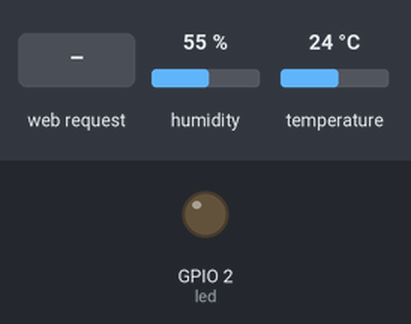
The sketch below on a simulated ESP8266 (Wemos D1 mini). Parts: output pins drawn as LEDs (lit = HIGH). Inputs (shaded band) come from the test bench; at power-on: humidity 55 %, temperature 24 °C. WiFi joins after 1.5 s; servers stay silent unless stated; what the sketch prints to the serial monitor is not drawn.

Above: at 2.7 s.
2.8 s: HTTP request GET /?GPIO2=0 received
At 4.2 s:
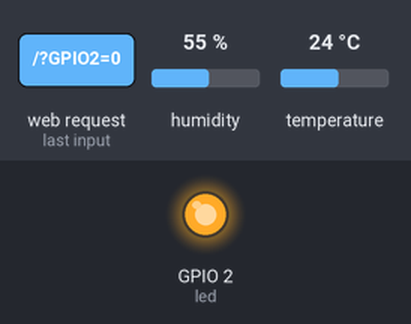
5.5 s: HTTP request GET /?GPIO2=1 received
At 6.6 s:
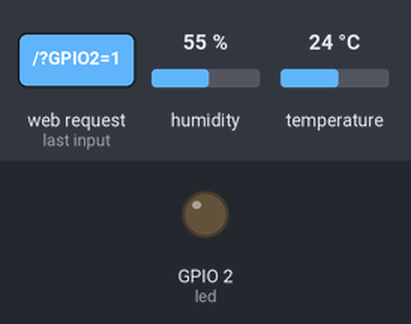
Timing chart, 0 to 8.5 s (numbered marks = the images above; inputs shaded):
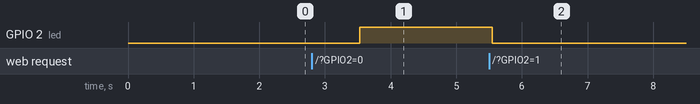

The sketch:

NesIsle.ino
```cpp
// Sketch pour piloter la led integree a la Wemos D1 mini depuis le reseau WiFi
#include <DHT.h>
#include <ESP8266WiFi.h>
#include <ESP8266WebServer.h>
const char* ssid = "DESKTOP-IKNUPBG 5829";          // Identifiant du WiFi que vous utilisez
const char* password = "0r/54E52";  // Mot de passe WiFi que vous utilisez
ESP8266WebServer server(80);        // On demande un serveur qui ecoute sur le port 80


#define DHTPIN 13          // Pin which is connected to the DHT sensor.
#define DHTTYPE DHT11     // DHT 11
float t;
float h;
DHT dht(DHTPIN, DHTTYPE);


int led = 2; // La diode LED intégrée à la carte est branchée sur la broche GPIO2 (D4)
String  etatGPIO2 = "ON";


//Ecrire une page Web HTML
String WebPage(){
  String page =R"(
<!DOCTYPE html>
<html lang="fr-FR">
  <head>
    <meta name="viewport" content="width=device-width, initial-scale=1.0" />
    <!-- <meta http-equiv="refresh" content="10" /> -->
    <title>SKETCH DEMO ESP8266 Web Server</title>
    <style>
      @import url("https://fonts.googleapis.com/css2?family=Poppins:ital,wght@0,600;0,700;0,800;0,900;1,600;1,700;1,800&display=swap");
      * {

        padding: 0;
        margin: 0;
        box-sizing: border-box;
        background-color:#F4F4F6;
        font-family:Bahnschrift;
      }
      a {
        color: inherit;
      }
      body {
        opacity: 85%;

        min-height: 100vh;

        color: #003B73;
      }
      #email,#password{
        width:500px;
        border-radius:4px;
        border:2px solid #003B73;
        margin:10px;
      }
      #submit_login{
        width:150px;
        border-radius:4px;
        border:2px solid #003B73;
        margin-top:10px;
        margin-left:10px;
      }
      #login_display{
        display:flex;
        flex-direction: column;
        align-items: center;
      }
      button {
        border-radius: 4px;
        outline: none;
        border: 1px solid #DB1F48;
        cursor: pointer;
        background-color: #DB1F48;
        color: #E8EEF1;
        padding:15px;
      }
      .button_in_middle{
        display:flex;
        margin-top:35%;
        justify-content:center;
      }
      #secured_page {
        display: none;
      }
      h1{
        color:#DB1F48;
      }
      #secured_page > h1 {

        margin-bottom: 60px;
        text-align: center;
      }
      #secured_page{
        font-family: Bahnschrift;
      }
      #secured_page,
      #unsecured_page {

        max-width: 900px;
        padding: 20px;
        margin: auto;
      }
      #unsecured_page {
        margin-top: 60px;
      }
      form {
        display: flex;
        flex-direction: column;
        gap: 10px;
      }
      input {
        padding: 8px;
      }
      input[type="submit"] {
        cursor: pointer;
      }
      #user{
        color:#003B73;
      }
      #user-content {
        align-items: center;
        justify-content: space-between;
        display: flex;
        gap: 7px;
      }
      #loader {
        position: absolute;
        left: 0;
        top: 0;
        right: 0;
        bottom: 0;
        background-color: #E8EEF1;
        align-items: center;
        justify-content: center;
        flex-direction: column;
        display: flex;
      }
      .lds-facebook {
        display: inline-block;
        position: relative;
        width: 80px;
        height: 80px;
      }
      .lds-facebook div {
        display: inline-block;
        position: absolute;
        left: 8px;
        width: 16px;
        background: #fff;
        animation: lds-facebook 1.2s cubic-bezier(0, 0.5, 0.5, 1) infinite;
      }
      .lds-facebook div:nth-child(1) {
        left: 8px;
        animation-delay: -0.24s;
      }
      .lds-facebook div:nth-child(2) {
        left: 32px;
        animation-delay: -0.12s;
      }
      .lds-facebook div:nth-child(3) {
        left: 56px;
        animation-delay: 0;
      }
      @keyframes lds-facebook {
        0% {
          top: 8px;
          height: 64px;
        }
        50%,
        100% {
          top: 24px;
          height: 32px;
        }
      }
      .card{
        border-radius: 7px;
        padding: 2%;
        margin-left:50px;
        margin-top: 5%;
        border: solid #004369 4px;
        background-image: url(test.jpg);
        background-size: 900px 500px;
        box-shadow: rgba(0, 0, 0, 0.35) 0px 5px 15px;
        width:700px;
        }
      #iset_ch {
        color: #003B73;
        font-style: italic;
        position: absolute;
        bottom: 6px;
        left: 0;
        right: 0;

        text-align: center;
      }
      #user-email {
        color: #003B73;
      }
      #myForm {
        margin-top: 20px;
        padding-left: 20px;
      }
      #command-etat {
        display: flex;
        gap: 10px;
        align-items: center;
        justify-content: space-between;
      }
      .title {
        font-size: 500%;
        font-weight: bold;
        text-align: center;
        color: #DB1F48;

      }
      #message {
        height: 20px;
        text-align: center;
        color: rgb(235, 46, 46);
      }
      #etat {
        width: 100px;
      }
      .color-orange {
        color: #003B73;
      }
    </style>
    <!-- Load the Firebase SDKs -->

    <script type="module">
      import { initializeApp } from "https://www.gstatic.com/firebasejs/9.17.2/firebase-app.js";
      import {
        getAuth,
        onAuthStateChanged,
        signInWithEmailAndPassword,
        signOut,
      } from "https://www.gstatic.com/firebasejs/9.17.2/firebase-auth.js";

    // TODO: Add SDKs for Firebase products that you want to use
    // https://firebase.google.com/docs/web/setup#available-libraries

    // Your web app's Firebase configuration
    const firebaseConfig = {
  apiKey: "AIzaSyDwRa0eay2B4-0VVmOsz4iA7r5U9VPyPQ0",
  authDomain: "nesisle.firebaseapp.com",
  projectId: "nesisle",
  storageBucket: "nesisle.appspot.com",
  messagingSenderId: "706593100103",
  appId: "1:706593100103:web:2e250f262d4399e5a77c62",
  measurementId: "G-JWTJJE7NXW"
};

    // Initialize Firebase
    const app = initializeApp(firebaseConfig);
      const auth = getAuth(app);

      const loginForm = document.getElementById("login-form");
      const submit_login_btn = document.getElementById("submit_login");
      const message = document.getElementById("message");

      loginForm.addEventListener("submit", (e) => {
        e.preventDefault();
        submit_login_btn.value = "Login...";
        submit_login_btn.disabled = true;
        // submit_login_btn.value = "login...";
        // submit_login_btn.disabled = true;
        message.value = "You are logged in";
        const email = loginForm.email.value;
        const password = loginForm.password.value;

        signInWithEmailAndPassword(auth, email, password)
          .then((userCredential) => {
            // User signed in successfully...
            const user = userCredential.user;
            console.log("Logged in user:", user);
            submit_login_btn.value = "Login";
            submit_login_btn.disabled = false;
          })
          .catch((error) => {
            // Handle login errors...
            console.error("Login failed:", error);
            message.innerText = "invalid email or password";
            submit_login_btn.value = "Login";
            submit_login_btn.disabled = false;
          });
      });
      const loader = document.getElementById("loader");
      const secured_page = document.getElementById("secured_page");
      const unsecured_page = document.getElementById("unsecured_page");
      const user_email_div = document.getElementById("user-email");

      onAuthStateChanged(auth, (user) => {
        if (user) {
          // User is logged in, show the protected form
          loader.style.display = "none";
          secured_page.style.display = "block";
          unsecured_page.style.display = "none";
          var userEmail = user.email;
          user_email_div.innerHTML = userEmail;
        } else {
          // User is not logged in, hide the protected form
          loader.style.display = "none";
          secured_page.style.display = "none";
          unsecured_page.style.display = "block";
        }
      });

      // Handle logout button click
      const logoutButton = document.getElementById("logoutButton");

      logoutButton.addEventListener("click", () => {
        signOut(auth);
      });


      const myForm = document.getElementById('myForm');
      const radioButtons = document.querySelectorAll('input[type=\"radio\"]');
      radioButtons.forEach((radioButton) => {
        radioButton.addEventListener('change', () => {
          myForm.submit();
        });
      });
      myForm.onsubmit((e) => {
        e.preventDefault();
      });
    </script>
</head>
  <body>
    <div id="loader">
      <h2>connecting to <span class="color-orange">firebase</span></h2>
      <div class="lds-facebook">
        <div></div>
        <div></div>
        <div></div>
      </div>
    </div>
    <div id="secured_page">
      <h1>ISET CHARGUIA</h1>
      <form method="POST" id="myForm" name="myForm">
        <div id="command-etat">
          <h3>Commande d'une LED sur GPIO</h3>
          <div id="etat">GPIO2 : <span>)";
            page+=etatGPIO2;
            page+=R"(
              </span></div>
        </div>
        <label>
          <input
            type="radio"
            name="GPIO2"
            value="1"

            id="ON"
          )";
          if (etatGPIO2 == "ON"){
            page+="checked";
            }
            page+=R"(
            />
            <span>ON</span>
          </label>
          <label>
            <input type='radio' name='GPIO2' value='0')";
            if (etatGPIO2 == "OFF"){
              page+="checked";
              }
              page+=R"(
              />
          <span> OFF</span>
        </label>
      </form>
      <div class="button_in_middle">
        <button id="logoutButton">logout</button>
      <div/
      <br /><br />
      <p id="iset_ch"><a href="#">ISET Charguia &copy;</a></p>
    </div>
    <div id="unsecured_page">
      <div class="card">
        <form method="POST" id="login-form">
          <h1 class="title">LOGIN</h1>
          <div id="message"></div>
          <div id="login_display">
            <label for="email" id="label_text">Email</label>
            <input type="email" name="email" id="email" required />
            <label for="password" id="label_text">Password</label>
            <input type="password" name="password" id="password" required />
            <input type="submit" value="login" id="submit_login" />
          </div>
        </form>
      </div>
    </div>
  </body>
</html>)";

return page;
}


void Soumettre() {
  // Actualise le GPIO
  String GPIOValue;
  GPIOValue = server.arg("GPIO2");
  Serial.print("Set GPIO to "); Serial.println(GPIOValue);
  if ( GPIOValue == "1" ) {
    digitalWrite(2, 0);
    etatGPIO2 = "ON";
    server.send ( 200, "text/html", WebPage() );
  } else if ( GPIOValue == "0" ) {
    digitalWrite(2, 1);
    etatGPIO2 = "OFF";
    server.send ( 200, "text/html", WebPage() );
  } else {
    Serial.println("Erreur Valeur LED");
  }
}
void Racine(){
  if ( server.hasArg("GPIO2") ) {
    Soumettre();
  } else {
    server.send ( 200, "text/html", WebPage() );
  }
}
void setup() {
  Serial.begin(115200);
  WiFi.begin(ssid, password);
  Serial.println("");
  dht.begin();


  // on attend d'etre connecté au WiFi avant de continuer
  while (WiFi.status() != WL_CONNECTED) {
    delay(500);
    Serial.print(".");
  }

  // on affiche l'adresse IP qui nous a ete attribuée
  Serial.println("");
  Serial.print("Addresse IP : ");
  Serial.println(WiFi.localIP());
  // on definit les points d'entree (les URL a saisir dans le navigateur web) et on affiche un simple texte
  server.on ( "/", Racine );

  // on demarre le serveur web
  server.begin();
  pinMode(led, OUTPUT);     // Initialise la broche GPIO2 comme une sortie
}

// Cette boucle s'exécute à l'infini
void loop() {
    // a chaque iteration, on appelle handleClient pour que les requetes soient traitees
  server.handleClient();
   delay(2000);  // Wait a few seconds between measurements.

   h = dht.readHumidity();
   t = dht.readTemperature();

  Serial.print("Humidity: ");
  Serial.print(h);
  Serial.print(" %\t");
  Serial.print("Temperature: ");
  Serial.print(t);
  Serial.println(" *C");
}
void handleRoot()
{
  String htmlpage = WebPage();
  htmlpage.replace("%%HUMIDITY%%", String(h));
  htmlpage.replace("%%TEMPERATURE%%", String(t));

  server.send(200, "text/html", htmlpage);
}
```

Measured:
- after the input at 2.8 s, GPIO 2 (led): LOW → HIGH after 0.73 s
- after the input at 5.5 s, GPIO 2 (led): HIGH → LOW after 0.05 s
